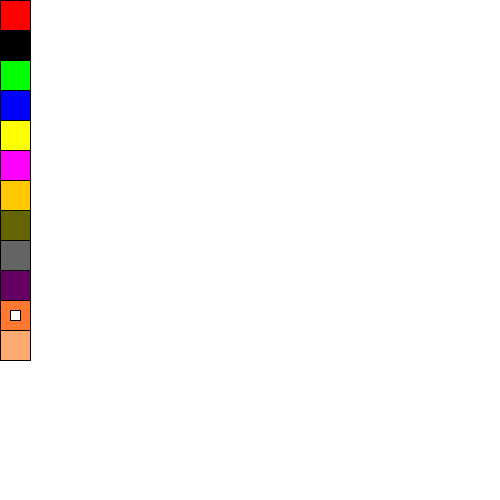
Frame 1 (no input)
Frame 60 (the mouse pressed at the canvas centre just before this capture): identical to frame 1, image omitted
Frame 120 (the mouse held since frame 60 and released just before this capture): identical to frame 1, image omitted

The Processing sketch that drew this single still picture (run headless with seeded random() and noise(); from frame 60 on, the mouse is pressed at the canvas centre):

// Processing sketch: processing_8074
// ── processing_8074.pde

color ink = color (0,0,0);


void setup (){
  size(500,500); 
background (255,255,255);
  frameRate (1200);
  fill(255,0,0);
  rect(0,0,30,30);
  fill(0);
  rect (0,30,30,30);
  fill(0,255,0);
  rect(0,60,30,30);
  fill(0,0,255);
  rect(0,90,30,30);
  fill(255,255,0);
  rect(0,120,30,30);
  fill(255,0,255);
  rect(0,150,30,30);
  fill(255,200,0);
  rect(0,180,30,30);
  fill(100,100,0);
  rect(0,210,30,30);
  fill(100,100,100);
  rect(0,240,30,30);
  fill(100,0,100);
  rect(0,270,30,30);
  fill(255,120,50);
  rect(0,300,30,30);
  fill(255,255,255);
  rect(10,310,10,10);
  fill(255,170,115);
  rect(0,330,30,30);
  
}
void draw (){

}
void mouseDragged(){
  
  fill (ink);
  stroke(ink);
  if (mouseX > 30) {
    ellipse(mouseX + 10,mouseY,15,15);
  }
}

void mouseClicked(){
 
  if(mouseX <30){
    ink = get(mouseX,mouseY);
  }
  if(mouseButton == RIGHT && mouseX < 30){
    
  }
}
 
